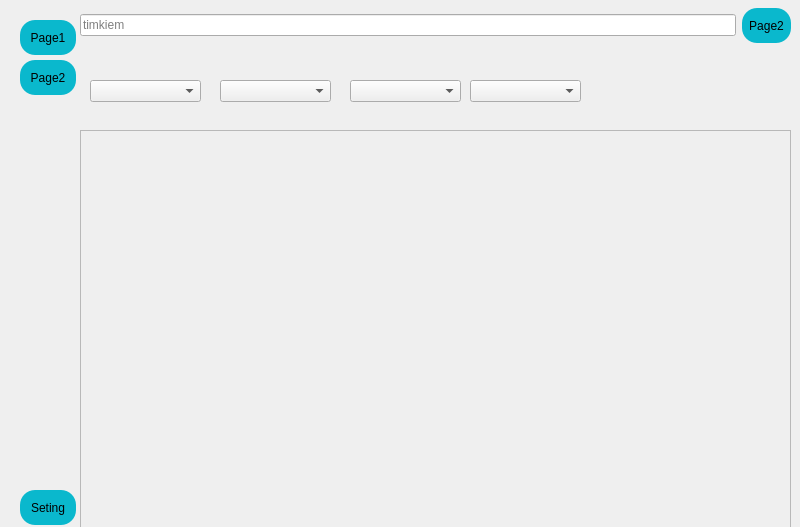
<?xml version="1.0" encoding="UTF-8"?>
<ui version="4.0">
 <class>MainWindow</class>
 <widget class="QMainWindow" name="MainWindow">
  <property name="geometry">
   <rect>
    <x>0</x>
    <y>0</y>
    <width>800</width>
    <height>527</height>
   </rect>
  </property>
  <property name="font">
   <font>
    <pointsize>10</pointsize>
    <weight>75</weight>
    <bold>true</bold>
   </font>
  </property>
  <property name="windowTitle">
   <string>MainWindow</string>
  </property>
  <property name="styleSheet">
   <string notr="true">QPushButton {
	background-color: #0ab8cd;
    border-radius: 15px;
	min-height: 25px;
	min-width: 15px;
	color: black;
	padding: 5px 7px;
}

QPushButton:hover {
	background-color: #cd0a0a;
}</string>
  </property>
  <widget class="QWidget" name="centralwidget">
   <widget class="QWidget" name="widget" native="true">
    <property name="geometry">
     <rect>
      <x>10</x>
      <y>10</y>
      <width>71</width>
      <height>518</height>
     </rect>
    </property>
    <widget class="QPushButton" name="pushButton">
     <property name="geometry">
      <rect>
       <x>10</x>
       <y>10</y>
       <width>56</width>
       <height>35</height>
      </rect>
     </property>
     <property name="text">
      <string>Page1</string>
     </property>
    </widget>
    <widget class="QPushButton" name="pushButton_2">
     <property name="geometry">
      <rect>
       <x>10</x>
       <y>50</y>
       <width>56</width>
       <height>35</height>
      </rect>
     </property>
     <property name="text">
      <string>Page2</string>
     </property>
    </widget>
    <widget class="QLabel" name="label">
     <property name="geometry">
      <rect>
       <x>10</x>
       <y>230</y>
       <width>35</width>
       <height>10</height>
      </rect>
     </property>
     <property name="text">
      <string/>
     </property>
    </widget>
    <widget class="QPushButton" name="pushButton_3">
     <property name="geometry">
      <rect>
       <x>10</x>
       <y>480</y>
       <width>56</width>
       <height>35</height>
      </rect>
     </property>
     <property name="text">
      <string>Seting</string>
     </property>
    </widget>
   </widget>
   <widget class="QWidget" name="widget_2" native="true">
    <property name="geometry">
     <rect>
      <x>80</x>
      <y>0</y>
      <width>711</width>
      <height>51</height>
     </rect>
    </property>
    <layout class="QHBoxLayout" name="horizontalLayout">
     <item>
      <widget class="QLineEdit" name="lineEdit">
       <property name="placeholderText">
        <string>timkiem</string>
       </property>
      </widget>
     </item>
     <item>
      <widget class="QPushButton" name="pushButton_4">
       <property name="text">
        <string>Page2</string>
       </property>
      </widget>
     </item>
    </layout>
   </widget>
   <widget class="QScrollArea" name="scrollArea">
    <property name="geometry">
     <rect>
      <x>80</x>
      <y>130</y>
      <width>711</width>
      <height>401</height>
     </rect>
    </property>
    <property name="widgetResizable">
     <bool>true</bool>
    </property>
    <widget class="QWidget" name="scrollAreaWidgetContents">
     <property name="geometry">
      <rect>
       <x>0</x>
       <y>0</y>
       <width>709</width>
       <height>399</height>
      </rect>
     </property>
    </widget>
   </widget>
   <widget class="QWidget" name="widget_3" native="true">
    <property name="geometry">
     <rect>
      <x>80</x>
      <y>60</y>
      <width>581</width>
      <height>61</height>
     </rect>
    </property>
    <widget class="QComboBox" name="comboBox">
     <property name="geometry">
      <rect>
       <x>10</x>
       <y>20</y>
       <width>111</width>
       <height>22</height>
      </rect>
     </property>
    </widget>
    <widget class="QComboBox" name="comboBox_2">
     <property name="geometry">
      <rect>
       <x>140</x>
       <y>20</y>
       <width>111</width>
       <height>22</height>
      </rect>
     </property>
    </widget>
    <widget class="QComboBox" name="comboBox_3">
     <property name="geometry">
      <rect>
       <x>270</x>
       <y>20</y>
       <width>111</width>
       <height>22</height>
      </rect>
     </property>
    </widget>
    <widget class="QComboBox" name="comboBox_4">
     <property name="geometry">
      <rect>
       <x>390</x>
       <y>20</y>
       <width>111</width>
       <height>22</height>
      </rect>
     </property>
    </widget>
   </widget>
  </widget>
 </widget>
 <resources/>
 <connections/>
</ui>
